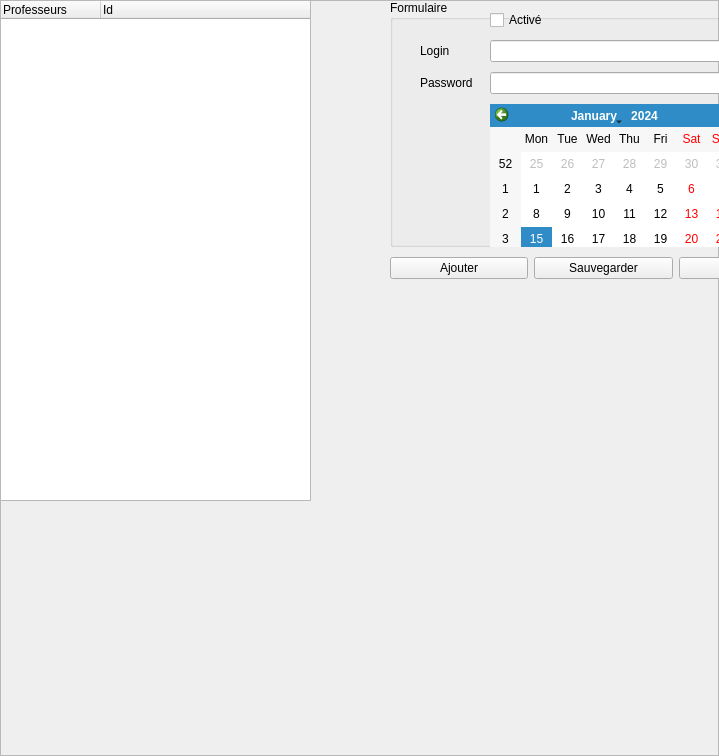
<?xml version="1.0" encoding="UTF-8"?>
<ui version="4.0">
 <class>TeacherFram</class>
 <widget class="QFrame" name="TeacherFram">
  <property name="geometry">
   <rect>
    <x>0</x>
    <y>0</y>
    <width>719</width>
    <height>756</height>
   </rect>
  </property>
  <property name="windowTitle">
   <string>Frame</string>
  </property>
  <property name="frameShape">
   <enum>QFrame::StyledPanel</enum>
  </property>
  <property name="frameShadow">
   <enum>QFrame::Raised</enum>
  </property>
  <widget class="QWidget" name="horizontalLayoutWidget_2">
   <property name="geometry">
    <rect>
     <x>0</x>
     <y>0</y>
     <width>311</width>
     <height>501</height>
    </rect>
   </property>
   <layout class="QGridLayout" name="mainLayout">
    <item row="0" column="0">
     <widget class="QTreeWidget" name="profTree">
      <column>
       <property name="text">
        <string>Professeurs</string>
       </property>
      </column>
      <column>
       <property name="text">
        <string>Id</string>
       </property>
      </column>
     </widget>
    </item>
   </layout>
  </widget>
  <widget class="QWidget" name="">
   <property name="geometry">
    <rect>
     <x>390</x>
     <y>0</y>
     <width>331</width>
     <height>499</height>
    </rect>
   </property>
   <layout class="QGridLayout" name="userLayout">
    <item row="0" column="0">
     <widget class="QGroupBox" name="formW">
      <property name="title">
       <string>Formulaire</string>
      </property>
      <widget class="QWidget" name="gridLayoutWidget_2">
       <property name="geometry">
        <rect>
         <x>30</x>
         <y>10</y>
         <width>520</width>
         <height>578</height>
        </rect>
       </property>
       <layout class="QHBoxLayout" name="formLayout">
        <item>
         <layout class="QFormLayout" name="leftLayout">
          <property name="fieldGrowthPolicy">
           <enum>QFormLayout::ExpandingFieldsGrow</enum>
          </property>
          <property name="horizontalSpacing">
           <number>4</number>
          </property>
          <property name="verticalSpacing">
           <number>10</number>
          </property>
          <item row="0" column="1">
           <widget class="QCheckBox" name="activeBox">
            <property name="text">
             <string>Activé</string>
            </property>
           </widget>
          </item>
          <item row="1" column="0">
           <widget class="QLabel" name="label">
            <property name="text">
             <string>Login</string>
            </property>
           </widget>
          </item>
          <item row="1" column="1">
           <widget class="QLineEdit" name="loginTxt"/>
          </item>
          <item row="2" column="0">
           <widget class="QLabel" name="label_12">
            <property name="text">
             <string>Password</string>
            </property>
           </widget>
          </item>
          <item row="2" column="1">
           <widget class="QLineEdit" name="passTxt"/>
          </item>
          <item row="4" column="0">
           <widget class="QLabel" name="label_2">
            <property name="text">
             <string>Nom</string>
            </property>
           </widget>
          </item>
          <item row="4" column="1">
           <widget class="QLineEdit" name="nomTxt"/>
          </item>
          <item row="5" column="0">
           <widget class="QLabel" name="label_3">
            <property name="text">
             <string>Prenom</string>
            </property>
           </widget>
          </item>
          <item row="5" column="1">
           <widget class="QLineEdit" name="prenomTxt"/>
          </item>
          <item row="6" column="0">
           <widget class="QLabel" name="label_4">
            <property name="text">
             <string>Telephone 1</string>
            </property>
           </widget>
          </item>
          <item row="6" column="1">
           <widget class="QLineEdit" name="phoneTxt"/>
          </item>
          <item row="7" column="0">
           <widget class="QLabel" name="label_6">
            <property name="text">
             <string>Telephone 2</string>
            </property>
           </widget>
          </item>
          <item row="7" column="1">
           <widget class="QLineEdit" name="phonebisTxt"/>
          </item>
          <item row="8" column="0">
           <widget class="QLabel" name="label_7">
            <property name="text">
             <string>Adresse</string>
            </property>
           </widget>
          </item>
          <item row="8" column="1">
           <widget class="QLineEdit" name="addrTxt"/>
          </item>
          <item row="9" column="0">
           <widget class="QLabel" name="label_10">
            <property name="text">
             <string>Code Postal</string>
            </property>
           </widget>
          </item>
          <item row="9" column="1">
           <widget class="QLineEdit" name="codeTxt"/>
          </item>
          <item row="10" column="0">
           <widget class="QLabel" name="label_9">
            <property name="text">
             <string>Ville</string>
            </property>
           </widget>
          </item>
          <item row="10" column="1">
           <widget class="QLineEdit" name="villeTxt"/>
          </item>
          <item row="11" column="0">
           <widget class="QLabel" name="label_8">
            <property name="text">
             <string>Pays</string>
            </property>
           </widget>
          </item>
          <item row="11" column="1">
           <widget class="QLineEdit" name="paysTxt"/>
          </item>
          <item row="12" column="0">
           <widget class="QLabel" name="label_11">
            <property name="text">
             <string>Langue</string>
            </property>
           </widget>
          </item>
          <item row="12" column="1">
           <widget class="QLineEdit" name="languageTxt"/>
          </item>
          <item row="3" column="1">
           <widget class="QCalendarWidget" name="date"/>
          </item>
         </layout>
        </item>
        <item>
         <layout class="QFormLayout" name="rightLayout">
          <property name="fieldGrowthPolicy">
           <enum>QFormLayout::ExpandingFieldsGrow</enum>
          </property>
          <property name="horizontalSpacing">
           <number>3</number>
          </property>
          <property name="verticalSpacing">
           <number>10</number>
          </property>
          <item row="0" column="0">
           <widget class="QLabel" name="label_5">
            <property name="text">
             <string>Matiere</string>
            </property>
           </widget>
          </item>
          <item row="0" column="1">
           <widget class="QLineEdit" name="classTxt"/>
          </item>
          <item row="1" column="1">
           <widget class="QLineEdit" name="lineEdit"/>
          </item>
          <item row="1" column="0">
           <widget class="QLabel" name="label_13">
            <property name="text">
             <string>Classes</string>
            </property>
           </widget>
          </item>
         </layout>
        </item>
       </layout>
      </widget>
     </widget>
    </item>
    <item row="1" column="0">
     <widget class="QFrame" name="menuW">
      <widget class="QWidget" name="horizontalLayoutWidget">
       <property name="geometry">
        <rect>
         <x>0</x>
         <y>0</y>
         <width>571</width>
         <height>31</height>
        </rect>
       </property>
       <layout class="QHBoxLayout" name="menuLayout">
        <item>
         <widget class="QPushButton" name="AddButton">
          <property name="text">
           <string>Ajouter</string>
          </property>
         </widget>
        </item>
        <item>
         <widget class="QPushButton" name="SaveButton">
          <property name="text">
           <string>Sauvegarder</string>
          </property>
         </widget>
        </item>
        <item>
         <widget class="QPushButton" name="CancelButton">
          <property name="text">
           <string>Annuler</string>
          </property>
         </widget>
        </item>
        <item>
         <widget class="QPushButton" name="DelButton">
          <property name="text">
           <string>Supprimer</string>
          </property>
         </widget>
        </item>
       </layout>
      </widget>
     </widget>
    </item>
   </layout>
  </widget>
 </widget>
 <resources/>
 <connections/>
</ui>
